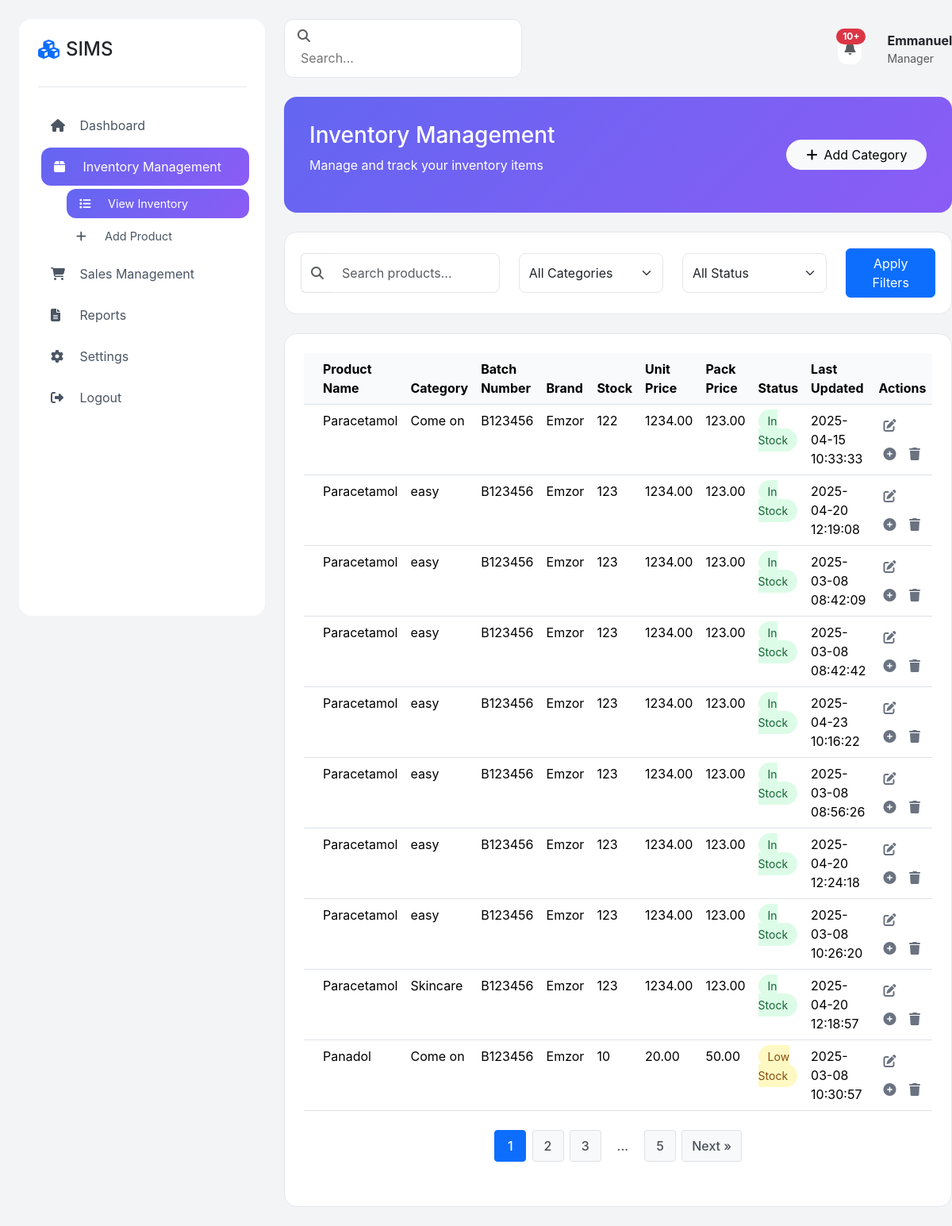
Page /admin/inventory/index.php (signed in) on the committed database.
### tables this page shows
CREATE TABLE `products` (
  `id` int(11) NOT NULL,
  `product_name` varchar(255) NOT NULL,
  `category` varchar(100) NOT NULL,
  `brand` varchar(100) DEFAULT NULL,
  `batch_number` varchar(50) DEFAULT NULL,
  `prod_date` date DEFAULT NULL,
  `exp_date` date DEFAULT NULL,
  `desc` varchar(500) DEFAULT NULL,
  `cost_price` decimal(10,2) NOT NULL,
  `price_per_packet` decimal(10,2) NOT NULL,
  `price_per_sachet` decimal(10,2) NOT NULL,
  `quantity_packet` int(11) NOT NULL,
  `quantity_per_pack` int(11) NOT NULL,
  `low_stock_alert` int(11) NOT NULL,
  `expiry_alert_days` int(11) NOT NULL,
  `created_at` timestamp NOT NULL DEFAULT current_timestamp()
);

### admin/inventory/index.php (the view, shortened to what this page needs)
<?php
include "../../config/config.php";
include "../../config/notification_functions.php";
$page = isset($_GET['page']) ? (int)$_GET['page'] : 1;
$limit = 10;
$offset = ($page - 1) * $limit;
$total_qry = "SELECT COUNT(*) as total FROM products";
$total_res = mysqli_query($connect, $total_qry);
$total_row = mysqli_fetch_assoc($total_res);
$total_products = $total_row['total'];
$total_pages = ceil($total_products / $limit);
$select_qry = "SELECT
                p.id AS product_id,
                p.product_name,
                p.category,
                p.batch_number,
                p.brand,
                p.quantity_packet AS product_stock,
                p.price_per_sachet,
                p.price_per_packet,
                p.low_stock_alert,
                p.created_at,
                v.id AS variant_id,
                v.variant_name,
                v.qty_packet,
                v.qty_sachet,
                v.price_per_packet AS packPrice,
                v.price_per_sachet AS unitPrice
            FROM products p
            LEFT JOIN product_variants v ON p.id = v.product_id
            ORDER BY p.id, v.id
            LIMIT $offset, $limit";
$row = mysqli_query($connect, $select_qry);
$products = [];
if (mysqli_num_rows($row) > 0) {
    while ($rows = mysqli_fetch_assoc($row)) {
        $products[$rows['product_id']]['id'] = $rows['product_id'];
        $products[$rows['product_id']]['name'] = $rows['product_name'];
        $products[$rows['product_id']]['category'] = $rows['category'];
        $products[$rows['product_id']]['batch_number'] = $rows['batch_number'];
        $products[$rows['product_id']]['brand'] = $rows['brand'];
        $products[$rows['product_id']]['stock'] = $rows['product_stock'];
        $products[$rows['product_id']]['priceSachet'] = $rows['price_per_sachet'];
        $products[$rows['product_id']]['pricePacket'] = $rows['price_per_packet'];
        $products[$rows['product_id']]['lowStock'] = $rows['low_stock_alert'];
        $products[$rows['product_id']]['lastUpdated'] = $rows['created_at'];
    }
}
$user_id = $_SESSION['user_id'];
$notification_count = getNotificationCount($user_id, $connect);
?>
<!DOCTYPE html>
<html lang="en">
<head>
    <link href="https://cdnjs.cloudflare.com/ajax/libs/bootstrap/5.3.2/css/bootstrap.min.css" rel="stylesheet">
    <link href="https://cdnjs.cloudflare.com/ajax/libs/font-awesome/6.4.2/css/all.min.css" rel="stylesheet">
    <link href="../../style/css/style.css" rel="stylesheet">
</head>
<body>
    <div class="layout-container">
        <div class="sidebar" id="sidebar">
            <div class="logo-section">
                <h4 class="d-flex align-items-center gap-2">
                    <i class="fas fa-cubes text-primary"></i>
                    SIMS
                </h4>
            </div>
            <nav>
                <a href="../dashboard/" class="nav-link" onclick="toggleSubmenu('dashboard')">
                    <i class="fas fa-home"></i> Dashboard
                </a>
                <a href="#" class="nav-link active" onclick="toggleSubmenu('inventory')">
                    <i class="fas fa-box"></i> Inventory Management
                </a>
                <div class="submenu show" id="inventory">
                    <a href="#" class="nav-link active"><i class="fas fa-list"></i> View Inventory</a>
                    <a href="../inventory/addproduct.php" class="nav-link"><i class="fas fa-plus"></i> Add Product</a>
                </div>
                <a href="#" class="nav-link" onclick="toggleSubmenu('sales')">
                    <i class="fas fa-shopping-cart"></i> Sales Management
                </a>
                <a href="#" class="nav-link" onclick="toggleSubmenu('reports')">
                    <i class="fas fa-file-alt"></i> Reports
                </a>
                <a href="#" class="nav-link" onclick="toggleSubmenu('settings')">
                    <i class="fas fa-cog"></i> Settings
                </a>
                <a href="../../logout/" class="nav-link">
                    <i class="fas fa-sign-out-alt"></i> Logout
                </a>
            </nav>
        </div>
        <div class="main-content">
            <div class="header">
                <div class="search-box">
                    <i class="fas fa-search text-muted me-2"></i>
                    <input type="text" placeholder="Search...">
                </div>
                <div class="user-section">
                    <?php echo generateNotificationDropdown($user_id, $connect); ?>
                    <div class="user-info ms-3">
                        <span class="fw-bold"><?php echo htmlspecialchars($_SESSION['firstname']); ?></span>
                        <small class="d-block text-muted"><?php echo htmlspecialchars(ucfirst($_SESSION['role'])); ?></small>
                    </div>
                </div>
            </div>
            <div class="welcome-section">
                <div class="row align-items-center">
                    <div class="col-md-8">
                        <h3>Inventory Management</h3>
                        <p class="mb-3">Manage and track your inventory items</p>
                    </div>
                    <div class="col-md-4 text-md-end">
                        <button class="btn btn-light rounded-pill px-4 mb-2 mb-md-0" data-bs-toggle="modal" data-bs-target="#addCategoryModal">
                            <i class="fas fa-plus me-2"></i>Add Category
                        </button>
                    </div>
                </div>
            </div>
            <div class="filter-bar">
                <div class="row align-items-center">
                    <div class="col-md-4">
                        <div class="input-group">
                            <span class="input-group-text bg-white border-end-0">
                                <i class="fas fa-search text-muted"></i>
                            </span>
                            <input type="text" class="form-control border-start-0" placeholder="Search products..." id="searchInput">
                        </div>
                    </div>
                    <div class="col-md-3">
                        <select class="form-select" id="categoryFilter">
                            <option value="">All Categories</option>
                        </select>
                    </div>
                    <div class="col-md-3">
                        <select class="form-select" id="statusFilter">
                            <option value="">All Status</option>
                        </select>
                    </div>
                    <div class="col-md-2">
                        <button class="btn btn-primary w-100" onclick="applyFilters()">
                            Apply Filters
                        </button>
                    </div>
                </div>
            </div>
            <div class="inventory-table">
                <div class="table-responsive">
                    <table class="table">
                        <thead>
                            <tr>
                                <th width="40"></th>
                                <th>Product Name</th>
                                <th>Category</th>
                                <th>Batch Number</th>
                                <th>Brand</th>
                                <th>Stock</th>
                                <th>Unit Price</th>
                                <th>Pack Price</th>
                                <th>Status</th>
                                <th>Last Updated</th>
                                <th>Actions</th>
                            </tr>
                        </thead>
                        <tbody id="inventoryTableBody">
                            <?php
                            foreach ($products as $product_id => $product) {
                            ?>
                                <tr>
                                    <td>
                                    </td>
                                    <td><?php echo $product['name']; ?></td>
                                    <td><?php echo $product['category']; ?></td>
                                    <td><?php echo $product['batch_number']; ?></td>
                                    <td><?php echo $product['brand']; ?></td>
                                    <td>
                                        <?php
                                        if (!empty($product['variants'])) {
                                            $total_stock = 0;
                                            foreach ($product['variants'] as $variant) {
                                                $total_stock += $variant['qty_packet'];
                                            }
                                            echo $total_stock;
                                        } else {
                                            echo $product['stock'];
                                        }
                                        ?>
                                    </td>
                                    <td><?php echo $product['priceSachet']; ?></td>
                                    <td><?php echo $product['pricePacket']; ?></td>
                                    <td>
                                        <?php
                                        if ($product['stock'] <= $product['lowStock']) {
                                            echo '<span class="status-badge status-low-stock">Low Stock</span>';
                                        } elseif ($product['stock'] == 0 || $product['stock'] == 1) {
                                            echo '<span class="status-badge status-out-of-stock">Out of Stock</span>';
                                        } else {
                                            echo '<span class="status-badge status-in-stock">In Stock</span>';
                                        }
                                        ?>
                                    </td>
                                    <td><?php echo $product['lastUpdated']; ?></td>
                                    <td>
                                        <button class="action-btn" onclick="editProduct(<?php echo $product_id; ?>)">
                                            <i class="fas fa-edit"></i>
                                        </button>
                                        <button class="action-btn" onclick="openAddVariantModal(<?php echo $product_id; ?>, '<?php echo addslashes($product['name']); ?>')">
                                            <i class="fas fa-plus-circle"></i>
                                        </button>
                                        <button class="action-btn" onclick="confirmDeleteProduct(<?php echo $product_id; ?>, '<?php echo addslashes($product['name']); ?>')">
                                            <i class="fas fa-trash"></i>
                                        </button>
                                    </td>
                                </tr>
                            <?php
                            }
                            ?>
                        </tbody>
                    </table>
                    <?php
                    echo "<div class='pagination'>";
                    $start_page = max(1, $page - 2);
                    $end_page = min($total_pages, $page + 2);
                    for ($i = $start_page; $i <= $end_page; $i++) {
                        if ($i == $page) {
                            echo "<span>$i</span>";
                        } else {
                            echo "<a href='?page=$i'>$i</a>";
                        }
                    }
                    if ($end_page < $total_pages) {
                        if ($end_page < $total_pages - 1) {
                            echo "<span style='background-color: transparent; border: none; color: #495057;'>...</span>";
                        }
                        echo "<a href='?page=$total_pages'>$total_pages</a>";
                    }
                    if ($page < $total_pages) {
                        echo "<a href='?page=" . ($page + 1) . "'>Next &raquo;</a>";
                    }
                    echo "</div>";
                    ?>
                </div>
            </div>
        </div>
    </div>
</body>
</html>

### rows in the picture
products: product_name "Paracetamol", category "Come on", batch_number "B123456", brand "Emzor", quantity_packet "122", price_per_sachet "1234.00", price_per_packet "123.00", low_stock_alert "In Stock", created_at "2025-04-15 10:33:33"
products: product_name "Paracetamol", category "easy", batch_number "B123456", brand "Emzor", quantity_packet "123", price_per_sachet "1234.00", price_per_packet "123.00", low_stock_alert "In Stock", created_at "2025-04-20 12:19:08"
products: product_name "Paracetamol", category "easy", batch_number "B123456", brand "Emzor", quantity_packet "123", price_per_sachet "1234.00", price_per_packet "123.00", low_stock_alert "In Stock", created_at "2025-03-08 08:42:09"
products: product_name "Paracetamol", category "easy", batch_number "B123456", brand "Emzor", quantity_packet "123", price_per_sachet "1234.00", price_per_packet "123.00", low_stock_alert "In Stock", created_at "2025-03-08 08:42:42"
products: product_name "Paracetamol", category "easy", batch_number "B123456", brand "Emzor", quantity_packet "123", price_per_sachet "1234.00", price_per_packet "123.00", low_stock_alert "In Stock", created_at "2025-04-23 10:16:22"
products: product_name "Paracetamol", category "easy", batch_number "B123456", brand "Emzor", quantity_packet "123", price_per_sachet "1234.00", price_per_packet "123.00", low_stock_alert "In Stock", created_at "2025-03-08 08:56:26"
products: product_name "Paracetamol", category "easy", batch_number "B123456", brand "Emzor", quantity_packet "123", price_per_sachet "1234.00", price_per_packet "123.00", low_stock_alert "In Stock", created_at "2025-04-20 12:24:18"
products: product_name "Paracetamol", category "easy", batch_number "B123456", brand "Emzor", quantity_packet "123", price_per_sachet "1234.00", price_per_packet "123.00", low_stock_alert "In Stock", created_at "2025-03-08 10:26:20"
products: product_name "Paracetamol", category "Skincare", batch_number "B123456", brand "Emzor", quantity_packet "123", price_per_sachet "1234.00", price_per_packet "123.00", low_stock_alert "In Stock", created_at "2025-04-20 12:18:57"
products: product_name "Panadol", category "Come on", batch_number "B123456", brand "Emzor", quantity_packet "10", price_per_sachet "20.00", price_per_packet "50.00", low_stock_alert "Low Stock", created_at "2025-03-08 10:30:57"

### other values in the picture
formatNotificationCount($total_count) "10+"
$_SESSION['firstname'] "Emmanuel"
$_SESSION['role'] "Manager"
$total_pages "5"
